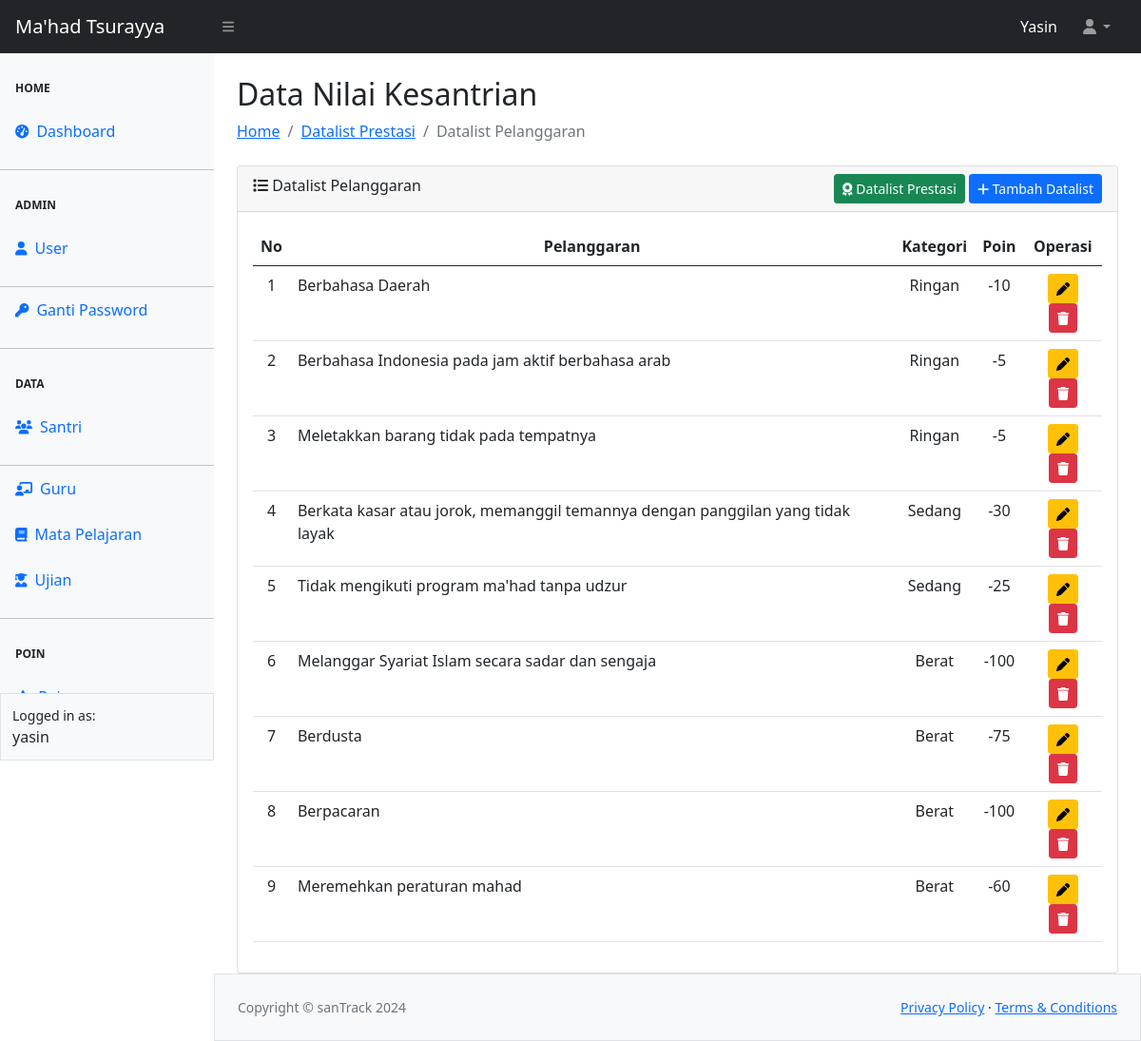
Page /poin/pelanggaran.php (signed in) on the committed database.
### tables this page shows
CREATE TABLE `tbl_pelanggaran` (
  `no` int(20) NOT NULL,
  `pelanggaran` varchar(100) NOT NULL,
  `jenis` enum('Ringan','Sedang','Berat','') NOT NULL,
  `poin` int(50) NOT NULL
);

### config.php (called while the page is built, shortened)
<?php
$main_url = "http://localhost/sekolah";

### poin/pelanggaran.php (the view, shortened to what this page needs)
<?php
require_once "../config.php";
require_once "../template/header.php";
require_once "../template/navbar.php";
require_once "../template/sidebar.php";
?>
<div id="layoutSidenav_content">
    <main>
        <div class="container-fluid px-4">
            <h2 class="mt-4">Data Nilai Kesantrian</h2>
            <ol class="breadcrumb mb-4">
                <li class="breadcrumb-item"><a href="../index.php">Home</a></li>
                <li class="breadcrumb-item"><a href="prestasi.php">Datalist Prestasi</a></li>
                <li class="breadcrumb-item active">Datalist Pelanggaran</li>
            </ol>
            <div class="card">
                <div class="card-header">
                    <i class="fa-solid fa-list"></i> Datalist Pelanggaran
                    <a href="<?= $main_url ?>/poin/add-pelanggaran.php" class="btn btn-sm btn-primary float-end"><i class="fa-solid fa-plus"></i> Tambah Datalist</a>
                    <a href="<?= $main_url ?>/poin/prestasi.php" class="btn btn-sm btn-success float-end me-1"><i class="fas fa-award"></i> Datalist Prestasi</a>
                </div>
                <div class="card-body">
                    <table class="table table-hover" id="datatablesSimple">
                        <thead>
                            <tr>
                                <th scope="col"><center>No</center></th>
                                <th scope="col"><center>Pelanggaran</center></th>
                                <th scope="col"><center>Kategori</center></th>
                                <th scope="col"><center>Poin</center></th>
                                <th scope="col"><center>Operasi</center></th>
                            </tr>
                        </thead>
                        <tbody>
                            <?php
                            $no = 1;
                            $queryPelanggaran = mysqli_query($koneksi, "SELECT * FROM tbl_pelanggaran");
                            while ($data = mysqli_fetch_array($queryPelanggaran)) {?>
                            <tr>
                                <td><center><?= $no++ ?></center></td>
                                <td><?= $data['pelanggaran'] ?></td>
                                <td><center><?= $data['jenis'] ?></center></td>
                                <td><center><?= $data['poin'] ?></center></td>
                                <td><center>
                                    <a href="edit-pelanggaran.php?no=<?= $data['no'] ?>" class="btn btn-sm btn-warning" title="Update Datalist"><i class="fa-solid fa-pen"></i></a>
                                    <a href="hapus-list.php?no=<?= $data['no'] ?>" class="btn btn-sm btn-danger" title="Hapus Datalist"><i class="fa-solid fa-trash"></i></a>
                                </center></td>
                            </tr>
                            <?php
                            }
                            ?>
                        </tbody>
                    </table>
                </div>
            </div>
        </div>
    </main>
<?php
require_once "../template/footer.php";
?>

### rows in the picture
tbl_pelanggaran: pelanggaran "Berbahasa Daerah", jenis "Ringan", poin "-10"
tbl_pelanggaran: pelanggaran "Berbahasa Indonesia pada jam aktif berbahasa arab", jenis "Ringan", poin "-5"
tbl_pelanggaran: pelanggaran "Meletakkan barang tidak pada tempatnya", jenis "Ringan", poin "-5"
tbl_pelanggaran: pelanggaran "Berkata kasar atau jorok, memanggil temannya dengan panggilan yang tidak layak", jenis "Sedang", poin "-30"
tbl_pelanggaran: pelanggaran "Tidak mengikuti program ma'had tanpa udzur", jenis "Sedang", poin "-25"
tbl_pelanggaran: pelanggaran "Melanggar Syariat Islam secara sadar dan sengaja", jenis "Berat", poin "-100"
tbl_pelanggaran: pelanggaran "Berdusta", jenis "Berat", poin "-75"
tbl_pelanggaran: pelanggaran "Berpacaran", jenis "Berat", poin "-100"
tbl_pelanggaran: pelanggaran "Meremehkan peraturan mahad", jenis "Berat", poin "-60"

### other values in the picture
$_SESSION["ssUser"] "Yasin"
$_SESSION["ssUser"] "yasin"
